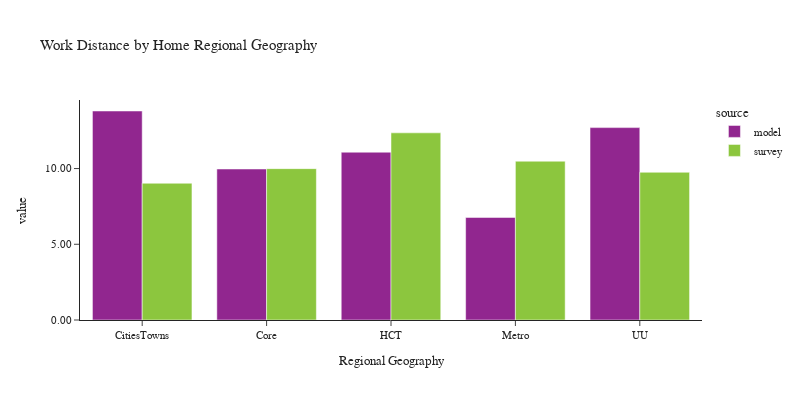

Notebook code cell kept with this figure:
### Code cell
plot_work_location(df_workers, 'rg_proposed_home', 'Home Regional Geography', 'Regional Geography')

### Figure 1 — Plotly figure (JSON) as saved in the notebook; plotly's stock layout.template omitted (floating-point values rounded to 4 significant figures)
{"data": [{"alignmentgroup": "True", "customdata": [[237160], [693773], [652756], [981128], [92248]], "hovertemplate": "source=model<br>rg_proposed_home=%{x}<br>value=%{y}<br>sample count=%{customdata[0]}<extra></extra>", "legendgroup": "model", "marker": {"color": "#91268F", "pattern": {"shape": ""}}, "name": "model", "offsetgroup": "model", "orientation": "v", "showlegend": true, "textposition": "auto", "type": "bar", "x": ["CitiesTowns", "Core", "HCT", "Metro", "UU"], "xaxis": "x", "y": [13.8, 9.97, 11.08, 6.772, 12.7], "yaxis": "y"}, {"alignmentgroup": "True", "customdata": [[302], [638], [497], [859], [98]], "hovertemplate": "source=survey<br>rg_proposed_home=%{x}<br>value=%{y}<br>sample count=%{customdata[0]}<extra></extra>", "legendgroup": "survey", "marker": {"color": "#8CC63E", "pattern": {"shape": ""}}, "name": "survey", "offsetgroup": "survey", "orientation": "v", "showlegend": true, "textposition": "auto", "type": "bar", "x": ["CitiesTowns", "Core", "HCT", "Metro", "UU"], "xaxis": "x", "y": [9.03, 9.995, 12.36, 10.49, 9.755], "yaxis": "y"}], "layout": {"barmode": "group", "font": {"size": 11}, "height": 400, "legend": {"title": {"text": "source"}, "tracegroupgap": 0}, "title": {"text": "Work Distance by Home Regional Geography"}, "width": 800, "xaxis": {"anchor": "y", "domain": [0.0, 1.0], "title": {"text": "Regional Geography"}}, "yaxis": {"anchor": "x", "domain": [0.0, 1.0], "tickformat": ".2f", "title": {"text": "value"}}}}
